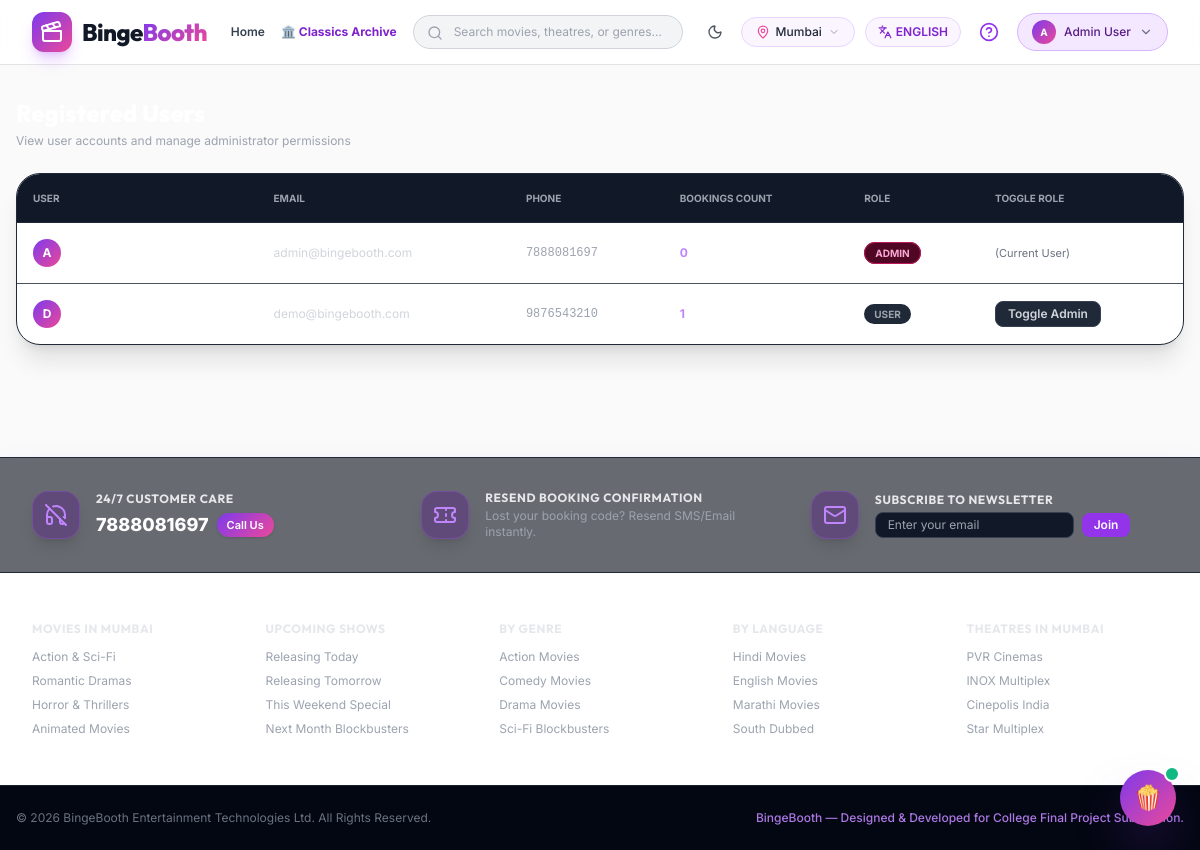
Page /admin/users (signed in) on the committed database.
### models.py (models this page shows)
class User(db.Model, UserMixin):
    __tablename__ = 'users'
    id = db.Column(db.Integer, primary_key=True)
    name = db.Column(db.String(120), nullable=False)
    email = db.Column(db.String(120), unique=True, nullable=False, index=True)
    phone = db.Column(db.String(20), nullable=True)
    password_hash = db.Column(db.String(256), nullable=False)
    is_admin = db.Column(db.Boolean, default=False)
    created_at = db.Column(db.DateTime, default=datetime.datetime.utcnow)
    bookings = db.relationship('Booking', backref='user', lazy=True)
    reviews = db.relationship('Review', backref='user', lazy=True)
    loyalty_points = db.relationship('LoyaltyPoint', backref='user', uselist=False, lazy=True)
    loyalty_transactions = db.relationship('LoyaltyTransaction', backref='user', lazy=True)

### routes/admin.py (the view, shortened to what this page needs)
@admin_bp.route('/users', methods=['GET', 'POST'])
@login_required
@admin_required
def users():
    all_users = User.query.all()
    return render_template('admin/users.html', users=all_users)

### app.py (called while the page is built)
def load_translations(lang):
    path = os.path.join(os.path.dirname(__file__), 'translations', f'{lang}.json')
    if not os.path.exists(path):
        path = os.path.join(os.path.dirname(__file__), 'translations', 'en.json')
    try:
        with open(path, 'r', encoding='utf-8') as f:
            return json.load(f)
    except Exception:
        return {}

### routes/admin.py (called while the page is built)
def admin_required(f):
    @wraps(f)
    def decorated_function(*args, **kwargs):
        if not current_user.is_authenticated or not current_user.is_admin:
            flash('Admin privilege required.', 'error')
            return redirect(url_for('main.index'))
        return f(*args, **kwargs)
    return decorated_function

### templates/admin/users.html (shortened to what this page needs)
{% extends 'base.html' %}
{% block content %}
<div class="max-w-7xl mx-auto px-4 py-8 space-y-6">
  <div>
    <h1 class="font-heading font-extrabold text-2xl text-white">Registered Users</h1>
    <p class="text-xs text-gray-400 mt-1">View user accounts and manage administrator permissions</p>
  </div>
  <div class="bg-bingeSurface border border-gray-800 rounded-3xl overflow-hidden shadow-xl">
    <div class="overflow-x-auto">
      <table class="w-full text-left text-xs text-gray-300">
        <thead class="bg-gray-900 text-gray-400 uppercase text-[10px] font-bold border-b border-gray-800">
          <tr>
            <th class="p-4">User</th>
            <th class="p-4">Email</th>
            <th class="p-4">Phone</th>
            <th class="p-4">Bookings Count</th>
            <th class="p-4">Role</th>
            <th class="p-4">Toggle Role</th>
          </tr>
        </thead>
        <tbody class="divide-y divide-gray-800/80">
          {% for u in users %}
            <tr class="hover:bg-gray-800/40">
              <td class="p-4 font-bold text-white flex items-center gap-2">
                <div class="w-7 h-7 rounded-full bg-gradient-binge text-white flex items-center justify-center text-xs">
                  {{ u.name[0] | upper }}
                </div>
                <span>{{ u.name }}</span>
              </td>
              <td class="p-4 text-gray-300">{{ u.email }}</td>
              <td class="p-4 text-gray-400 font-mono">{{ u.phone or '—' }}</td>
              <td class="p-4 font-bold text-purple-400">{{ u.bookings | length }}</td>
              <td class="p-4">
                <span class="px-2.5 py-1 rounded-full text-[10px] font-bold uppercase
                             {% if u.is_admin %} bg-pink-950 text-pink-300 border border-pink-700
                             {% else %} bg-gray-800 text-gray-400 {% endif %}">
                  {{ 'Admin' if u.is_admin else 'User' }}
                </span>
              </td>
              <td class="p-4">
                {% if u.id != current_user.id %}
                  <form action="{{ url_for('admin.users') }}" method="POST">
                    <button type="submit" class="bg-gray-800 hover:bg-gray-700 text-xs font-semibold px-3 py-1 rounded-lg border border-gray-700">
                      Toggle Admin
                    </button>
                  </form>
                {% else %}
                  <span class="text-gray-500 text-[11px]">(Current User)</span>
                {% endif %}
              </td>
            </tr>
          {% endfor %}
        </tbody>
      </table>
    </div>
  </div>
</div>
{% endblock %}

### templates/partials/navbar.html (shortened to what this page needs)
<header class="sticky top-0 z-40 glass-nav">
  <div class="max-w-7xl mx-auto px-4 sm:px-6 lg:px-8">
    <div class="flex items-center justify-between h-16 gap-4">
      <div class="flex items-center gap-6">
        <a href="{{ url_for('main.index') }}" class="flex items-center gap-2.5 group">
          <div class="w-10 h-10 rounded-xl bg-gradient-binge flex items-center justify-center shadow-lg shadow-purple-500/30 group-hover:scale-105 transition-transform">
            <i data-lucide="clapperboard" class="w-6 h-6 text-white"></i>
          </div>
          <span class="font-heading font-extrabold text-2xl tracking-tight text-gray-900 dark:text-white">
            Binge<span class="text-gradient-binge">Booth</span>
          </span>
        </a>
        <nav class="hidden md:flex items-center gap-4 text-xs font-semibold">
          <a href="{{ url_for('main.index') }}" class="text-gray-700 dark:text-gray-200 hover:text-purple-600 dark:hover:text-purple-400 transition-colors">
            {{ t('nav_home') }}
          </a>
          <a href="{{ url_for('main.classics') }}" class="flex items-center gap-1 text-purple-700 dark:text-purple-400 hover:text-pink-600 font-bold transition-colors">
            <span>🏛️ Classics Archive</span>
          </a>
        </nav>
      </div>
      <div class="hidden lg:flex flex-1 max-w-sm relative">
        <input type="text"
               id="nav-search-input"
               placeholder="{{ t('search_placeholder') }}"
               class="w-full bg-gray-100 dark:bg-gray-900/80 border border-gray-300 dark:border-gray-700/80 rounded-full py-2 pl-10 pr-4 text-xs text-gray-800 dark:text-gray-200 focus:outline-none focus:border-purple-500 transition-colors">
        <i data-lucide="search" class="w-4 h-4 text-gray-400 absolute left-3.5 top-2.5"></i>
      </div>
      <div class="flex items-center gap-2.5">
        <button id="theme-toggle-btn"
                type="button"
                class="p-2 rounded-full text-gray-600 dark:text-gray-300 hover:bg-gray-200 dark:hover:bg-gray-800 transition-colors"
                title="Toggle Light/Dark Theme">
          <i id="theme-moon-icon" data-lucide="moon" class="w-4 h-4"></i>
        </button>
        <button id="open-city-modal-btn" type="button" class="flex items-center gap-1.5 bg-purple-50 dark:bg-gray-800/80 hover:bg-purple-100 dark:hover:bg-gray-700 border border-purple-200 dark:border-gray-700/80 px-3.5 py-1.5 rounded-full text-xs font-medium text-gray-800 dark:text-gray-200 transition-colors">
          <i data-lucide="map-pin" class="w-3.5 h-3.5 text-pink-500"></i>
          <span>{{ current_city }}</span>
          <i data-lucide="chevron-down" class="w-3 h-3 text-gray-400"></i>
        </button>
        <button id="lang-toggle-btn"
                data-current-lang="{{ current_lang }}"
                type="button"
                class="bg-purple-50 dark:bg-gray-800/80 hover:bg-purple-100 dark:hover:bg-gray-700 border border-purple-200 dark:border-gray-700/80 px-3 py-1.5 rounded-full text-xs font-semibold text-purple-700 dark:text-purple-400 transition-colors flex items-center gap-1">
          <i data-lucide="languages" class="w-3.5 h-3.5"></i>
          <span>{{ 'ENGLISH' if current_lang == 'en' else 'हिंदी' }}</span>
        </button>
        <button id="nav-support-btn"
                onclick="document.getElementById('chatbot-toggle-btn').click()"
                type="button"
                class="hidden sm:flex items-center gap-1 text-gray-600 dark:text-gray-300 hover:text-purple-600 p-2 rounded-full hover:bg-gray-100 dark:hover:bg-gray-800/60 transition-colors"
                title="{{ t('nav_support') }}">
          <i data-lucide="help-circle" class="w-5 h-5 text-purple-600 dark:text-purple-400"></i>
        </button>
        {% if current_user.is_authenticated %}
          <div class="relative" x-data="{ open: false }">
            <button @click="open = !open" type="button" class="flex items-center gap-2 bg-purple-100 dark:bg-purple-900/40 border border-purple-300 dark:border-purple-600/50 hover:border-purple-500 px-3.5 py-1.5 rounded-full text-xs font-medium text-purple-900 dark:text-white transition-all">
              <div class="w-6 h-6 rounded-full bg-gradient-binge text-white flex items-center justify-center font-bold text-[10px]">
                {{ current_user.name[0] | upper }}
              </div>
              <span class="max-w-[90px] truncate">{{ current_user.name }}</span>
              <i data-lucide="chevron-down" class="w-3.5 h-3.5 text-gray-500"></i>
            </button>
          </div>
        {% endif %}
      </div>
    </div>
  </div>
</header>

### static/css/custom.css (style rules this page uses)
:root { --bg-main: #FAFAFA; --surface-card: #FFFFFF; --surface-elevated: #F4F0FF; --text-main: #18181B; --text-muted: #52525B; --border-main: #E4E4E7; --accent-primary: #7C3AED; --accent-secondary: #EC4899; --accent-amber: #D97706; --shadow-card: 0 4px 20px -2px rgba(124, 58, 237, 0.08), 0 2px 6px -1px rgba(0, 0, 0, 0.05); }
body { font-family: 'Inter', sans-serif; background-color: var(--bg-main); color: var(--text-main); transition: background-color 0.3s ease, color 0.3s ease; overflow-x: hidden; }
h1, h2, h3, h4, h5, h6, .font-heading { font-family: 'Outfit', sans-serif; }
.bg-gradient-binge { background: linear-gradient(135deg, #7C3AED 0%, #EC4899 100%); }
.text-gradient-binge { background: linear-gradient(135deg, #7C3AED 0%, #EC4899 100%); -webkit-background-clip: text; -webkit-text-fill-color: transparent; }
.glass-nav { background: rgba(255, 255, 255, 0.85); backdrop-filter: blur(16px); -webkit-backdrop-filter: blur(16px); border-bottom: 1px solid var(--border-main); }
.bg-bingeDark { background-color: var(--bg-main) !important; }
.bg-bingeSurface { background-color: var(--surface-card) !important; box-shadow: var(--shadow-card); }

### rows in the picture
User: name "A", name "Admin User", email "admin@bingebooth.com", phone "7888081697", bookings|length "0", is_admin "ADMIN", shows "(Current User)"
User: name "D", email "demo@bingebooth.com", phone "9876543210", bookings|length "1", is_admin "USER"

### other values in the picture
{{ t('nav_home') }} "Home"
{{ current_city }} "Mumbai"
{{ 'ENGLISH' if current_lang == 'en' else 'हिंदी' }} "ENGLISH"
{{ t('customer_care_title') }} "24/7 CUSTOMER CARE"
{{ t('call_us') }} "Call Us"
{{ t('resend_confirmation_title') }} "RESEND BOOKING CONFIRMATION"
{{ t('subscribe_newsletter_title') }} "SUBSCRIBE TO NEWSLETTER"
{{ current_city | upper }} "MUMBAI"
{{ t('made_for_college') }} "BingeBooth — Designed & Developed for College Final Project Submission."
